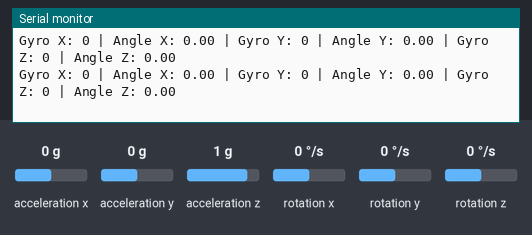
Simulated run of this sketch. Board: ESP32. Parts: the last lines printed to the serial monitor. The test bench sets the inputs (shaded band); at power-on: rotation x 0 °/s, rotation y 0 °/s, rotation z 0 °/s, acceleration x 0 g, acceleration y 0 g, acceleration z 1 g.

Above: at 1.2 s.
1.3 s: rotation x set to -192 °/s
At 1.46 s:
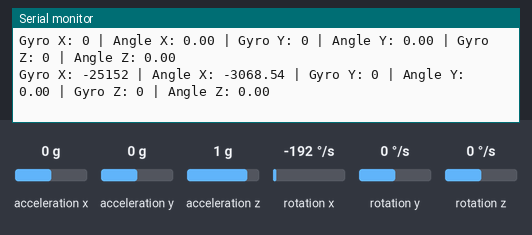
2.8 s: rotation y set to -192 °/s
At 3.05 s:
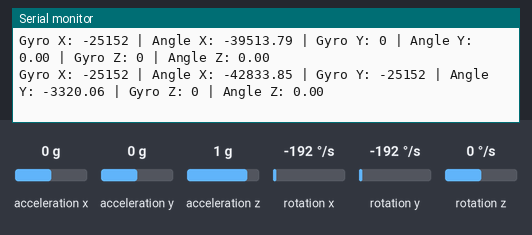
5.8 s: rotation x set to 100 °/s
At 5.9 s:
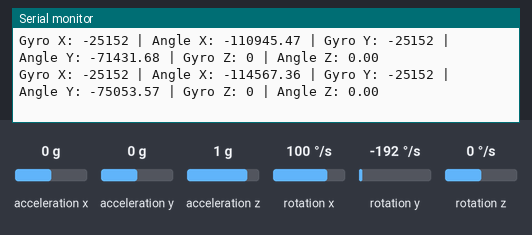
8.8 s: rotation z set to 192 °/s
At 9.04 s:
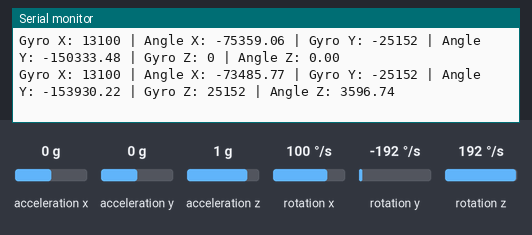
11.8 s: rotation y set to 100 °/s
At 11.9 s:
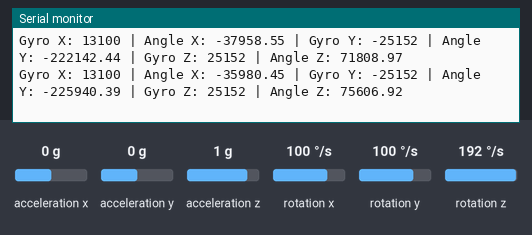
14.8 s: rotation z set to -192 °/s
At 14.9 s:
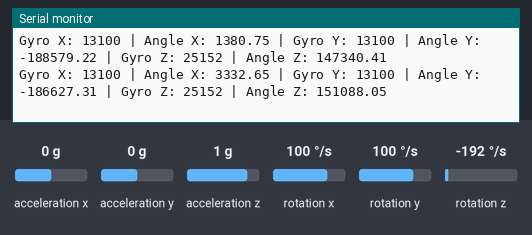
Timing chart, 0 to 17.8 s (numbered marks = the images above; inputs shaded):
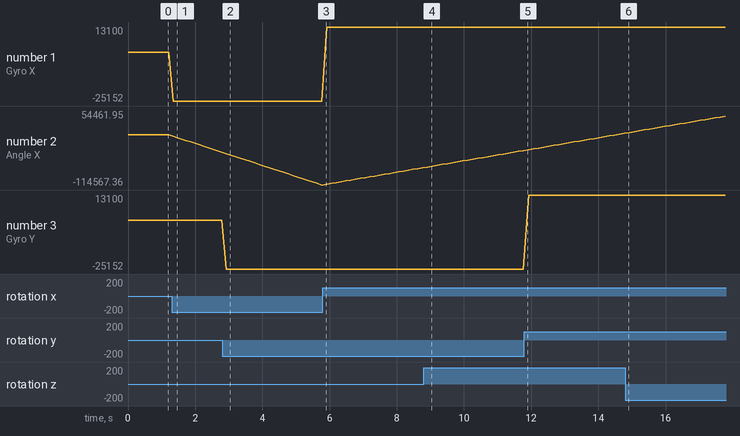

Measured:
- after the input at 1.3 s, the serial monitor: prints a new line at once (image 1)
- after the input at 2.8 s, the serial monitor: prints a new line after 0.12 s (image 2)
- after the input at 8.8 s, the serial monitor: prints a new line after 0.11 s (image 4)
- plotted number 1: 0 → -25152 after the input at 1.3 s, -25152 → 13100 after the input at 5.8 s
- plotted number 2: 0 → -39513.79 after the input at 1.3 s, -39513.79 → -114567.36 after the input at 2.8 s, -114567.36 → -75359.06 after the input at 5.8 s, -75359.06 → -35980.45 after the input at 8.8 s, -35980.45 → 3332.65 after the input at 11.8 s

The sketch:

MPU6050_ESP32.ino
```cpp
#include <Wire.h>
#include <MPU6050.h>

MPU6050 mpu;

// Variables to store gyroscope values and angles
int16_t gx, gy, gz;
float angleX = 0, angleY = 0, angleZ = 0;
unsigned long lastTime = 0; // Time tracking for calculating delta time

void setup() {
  Wire.begin();
  mpu.initialize();
  Serial.begin(9600);  // Initialize serial communication for printing gyro values and angles
}

void loop() {
  unsigned long currentTime = millis();
  float deltaTime = (currentTime - lastTime) / 1000.0;  // Calculate time difference in seconds
  lastTime = currentTime;

  // Get gyroscope data (angular velocity in degrees per second)
  mpu.getRotation(&gx, &gy, &gz);

  // Integrate the gyroscope readings to estimate angles
  angleX += gx * deltaTime;  // Integrate gx over time to get the angle for X
  angleY += gy * deltaTime;  // Integrate gy over time to get the angle for Y
  angleZ += gz * deltaTime;  // Integrate gz over time to get the angle for Z

  // Print the gyro readings and estimated angles for X, Y, Z axes
  Serial.print("Gyro X: ");
  Serial.print(gx);
  Serial.print(" | Angle X: ");
  Serial.print(angleX);
  Serial.print(" | Gyro Y: ");
  Serial.print(gy);
  Serial.print(" | Angle Y: ");
  Serial.print(angleY);
  Serial.print(" | Gyro Z: ");
  Serial.print(gz);
  Serial.print(" | Angle Z: ");
  Serial.println(angleZ);

  delay(100);  // Small delay for readability
}
```
